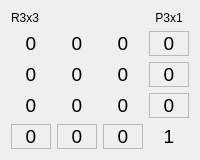
                  <widget class="QWidget" name="tabWidgetPage1_2">
                   <attribute name="title">
                    <string>1DOF</string>
                   </attribute>
                   <layout class="QGridLayout" name="gridLayout_2">
                    <item row="0" column="0">
                     <layout class="QGridLayout" name="gridLayout_35">
                      <item row="1" column="2">
                       <widget class="QLabel" name="label_1MT1x3">
                        <property name="frameShape">
                         <enum>QFrame::NoFrame</enum>
                        </property>
                        <property name="text">
                         <string>&lt;html&gt;&lt;head/&gt;&lt;body&gt;&lt;p&gt;&lt;span style=&quot; font-size:14pt;&quot;&gt;0&lt;/span&gt;&lt;/p&gt;&lt;/body&gt;&lt;/html&gt;</string>
                        </property>
                        <property name="alignment">
                         <set>Qt::AlignCenter</set>
                        </property>
                        <property name="margin">
                         <number>0</number>
                        </property>
                       </widget>
                      </item>
                      <item row="2" column="1">
                       <widget class="QLabel" name="label_1MT2x2">
                        <property name="frameShape">
                         <enum>QFrame::NoFrame</enum>
                        </property>
                        <property name="text">
                         <string>&lt;html&gt;&lt;head/&gt;&lt;body&gt;&lt;p&gt;&lt;span style=&quot; font-size:14pt;&quot;&gt;0&lt;/span&gt;&lt;/p&gt;&lt;/body&gt;&lt;/html&gt;</string>
                        </property>
                        <property name="alignment">
                         <set>Qt::AlignCenter</set>
                        </property>
                        <property name="margin">
                         <number>0</number>
                        </property>
                       </widget>
                      </item>
                      <item row="2" column="0">
                       <widget class="QLabel" name="label_1MT2x1">
                        <property name="frameShape">
                         <enum>QFrame::NoFrame</enum>
                        </property>
                        <property name="text">
                         <string>&lt;html&gt;&lt;head/&gt;&lt;body&gt;&lt;p&gt;&lt;span style=&quot; font-size:14pt;&quot;&gt;0&lt;/span&gt;&lt;/p&gt;&lt;/body&gt;&lt;/html&gt;</string>
                        </property>
                        <property name="alignment">
                         <set>Qt::AlignCenter</set>
                        </property>
                        <property name="margin">
                         <number>0</number>
                        </property>
                       </widget>
                      </item>
                      <item row="1" column="3">
                       <widget class="QLabel" name="label_1MT1x4">
                        <property name="frameShape">
                         <enum>QFrame::StyledPanel</enum>
                        </property>
                        <property name="lineWidth">
                         <number>8</number>
                        </property>
                        <property name="midLineWidth">
                         <number>2</number>
                        </property>
                        <property name="text">
                         <string>&lt;html&gt;&lt;head/&gt;&lt;body&gt;&lt;p&gt;&lt;span style=&quot; font-size:14pt;&quot;&gt;0&lt;/span&gt;&lt;/p&gt;&lt;/body&gt;&lt;/html&gt;</string>
                        </property>
                        <property name="alignment">
                         <set>Qt::AlignCenter</set>
                        </property>
                        <property name="margin">
                         <number>0</number>
                        </property>
                       </widget>
                      </item>
                      <item row="1" column="1">
                       <widget class="QLabel" name="label_1MT1x2">
                        <property name="frameShape">
                         <enum>QFrame::NoFrame</enum>
                        </property>
                        <property name="text">
                         <string>&lt;html&gt;&lt;head/&gt;&lt;body&gt;&lt;p&gt;&lt;span style=&quot; font-size:14pt;&quot;&gt;0&lt;/span&gt;&lt;/p&gt;&lt;/body&gt;&lt;/html&gt;</string>
                        </property>
                        <property name="alignment">
                         <set>Qt::AlignCenter</set>
                        </property>
                        <property name="margin">
                         <number>0</number>
                        </property>
                       </widget>
                      </item>
                      <item row="3" column="3">
                       <widget class="QLabel" name="label_1MT3x4">
                        <property name="frameShape">
                         <enum>QFrame::StyledPanel</enum>
                        </property>
                        <property name="lineWidth">
                         <number>8</number>
                        </property>
                        <property name="midLineWidth">
                         <number>2</number>
                        </property>
                        <property name="text">
                         <string>&lt;html&gt;&lt;head/&gt;&lt;body&gt;&lt;p&gt;&lt;span style=&quot; font-size:14pt;&quot;&gt;0&lt;/span&gt;&lt;/p&gt;&lt;/body&gt;&lt;/html&gt;</string>
                        </property>
                        <property name="alignment">
                         <set>Qt::AlignCenter</set>
                        </property>
                        <property name="margin">
                         <number>0</number>
                        </property>
                       </widget>
                      </item>
                      <item row="3" column="1">
                       <widget class="QLabel" name="label_1MT3x2">
                        <property name="frameShape">
                         <enum>QFrame::NoFrame</enum>
                        </property>
                        <property name="text">
                         <string>&lt;html&gt;&lt;head/&gt;&lt;body&gt;&lt;p&gt;&lt;span style=&quot; font-size:14pt;&quot;&gt;0&lt;/span&gt;&lt;/p&gt;&lt;/body&gt;&lt;/html&gt;</string>
                        </property>
                        <property name="alignment">
                         <set>Qt::AlignCenter</set>
                        </property>
                        <property name="margin">
                         <number>0</number>
                        </property>
                       </widget>
                      </item>
                      <item row="1" column="0">
                       <widget class="QLabel" name="label_1MT1x1">
                        <property name="frameShape">
                         <enum>QFrame::NoFrame</enum>
                        </property>
                        <property name="text">
                         <string>&lt;html&gt;&lt;head/&gt;&lt;body&gt;&lt;p&gt;&lt;span style=&quot; font-size:14pt;&quot;&gt;0&lt;/span&gt;&lt;/p&gt;&lt;/body&gt;&lt;/html&gt;</string>
                        </property>
                        <property name="alignment">
                         <set>Qt::AlignCenter</set>
                        </property>
                        <property name="margin">
                         <number>0</number>
                        </property>
                       </widget>
                      </item>
                      <item row="3" column="0">
                       <widget class="QLabel" name="label_1MT3x1">
                        <property name="frameShape">
                         <enum>QFrame::NoFrame</enum>
                        </property>
                        <property name="text">
                         <string>&lt;html&gt;&lt;head/&gt;&lt;body&gt;&lt;p&gt;&lt;span style=&quot; font-size:14pt;&quot;&gt;0&lt;/span&gt;&lt;/p&gt;&lt;/body&gt;&lt;/html&gt;</string>
                        </property>
                        <property name="alignment">
                         <set>Qt::AlignCenter</set>
                        </property>
                        <property name="margin">
                         <number>0</number>
                        </property>
                       </widget>
                      </item>
                      <item row="3" column="2">
                       <widget class="QLabel" name="label_1MT3x3">
                        <property name="frameShape">
                         <enum>QFrame::NoFrame</enum>
                        </property>
                        <property name="text">
                         <string>&lt;html&gt;&lt;head/&gt;&lt;body&gt;&lt;p&gt;&lt;span style=&quot; font-size:14pt;&quot;&gt;0&lt;/span&gt;&lt;/p&gt;&lt;/body&gt;&lt;/html&gt;</string>
                        </property>
                        <property name="alignment">
                         <set>Qt::AlignCenter</set>
                        </property>
                        <property name="margin">
                         <number>0</number>
                        </property>
                       </widget>
                      </item>
                      <item row="2" column="2">
                       <widget class="QLabel" name="label_1MT2x3">
                        <property name="frameShape">
                         <enum>QFrame::NoFrame</enum>
                        </property>
                        <property name="text">
                         <string>&lt;html&gt;&lt;head/&gt;&lt;body&gt;&lt;p&gt;&lt;span style=&quot; font-size:14pt;&quot;&gt;0&lt;/span&gt;&lt;/p&gt;&lt;/body&gt;&lt;/html&gt;</string>
                        </property>
                        <property name="alignment">
                         <set>Qt::AlignCenter</set>
                        </property>
                        <property name="margin">
                         <number>0</number>
                        </property>
                       </widget>
                      </item>
                      <item row="2" column="3">
                       <widget class="QLabel" name="label_1MT2x4">
                        <property name="frameShape">
                         <enum>QFrame::StyledPanel</enum>
                        </property>
                        <property name="lineWidth">
                         <number>8</number>
                        </property>
                        <property name="midLineWidth">
                         <number>2</number>
                        </property>
                        <property name="text">
                         <string>&lt;html&gt;&lt;head/&gt;&lt;body&gt;&lt;p&gt;&lt;span style=&quot; font-size:14pt;&quot;&gt;0&lt;/span&gt;&lt;/p&gt;&lt;/body&gt;&lt;/html&gt;</string>
                        </property>
                        <property name="alignment">
                         <set>Qt::AlignCenter</set>
                        </property>
                        <property name="margin">
                         <number>0</number>
                        </property>
                       </widget>
                      </item>
                      <item row="4" column="0">
                       <widget class="QLabel" name="label_1MT4x1">
                        <property name="frameShape">
                         <enum>QFrame::StyledPanel</enum>
                        </property>
                        <property name="frameShadow">
                         <enum>QFrame::Sunken</enum>
                        </property>
                        <property name="text">
                         <string>&lt;html&gt;&lt;head/&gt;&lt;body&gt;&lt;p&gt;&lt;span style=&quot; font-size:14pt;&quot;&gt;0&lt;/span&gt;&lt;/p&gt;&lt;/body&gt;&lt;/html&gt;</string>
                        </property>
                        <property name="alignment">
                         <set>Qt::AlignCenter</set>
                        </property>
                        <property name="margin">
                         <number>0</number>
                        </property>
                       </widget>
                      </item>
                      <item row="4" column="1">
                       <widget class="QLabel" name="label_1MT4x2">
                        <property name="frameShape">
                         <enum>QFrame::StyledPanel</enum>
                        </property>
                        <property name="frameShadow">
                         <enum>QFrame::Sunken</enum>
                        </property>
                        <property name="text">
                         <string>&lt;html&gt;&lt;head/&gt;&lt;body&gt;&lt;p&gt;&lt;span style=&quot; font-size:14pt;&quot;&gt;0&lt;/span&gt;&lt;/p&gt;&lt;/body&gt;&lt;/html&gt;</string>
                        </property>
                        <property name="alignment">
                         <set>Qt::AlignCenter</set>
                        </property>
                        <property name="margin">
                         <number>0</number>
                        </property>
                       </widget>
                      </item>
                      <item row="4" column="2">
                       <widget class="QLabel" name="label_1MT4x3">
                        <property name="frameShape">
                         <enum>QFrame::StyledPanel</enum>
                        </property>
                        <property name="frameShadow">
                         <enum>QFrame::Sunken</enum>
                        </property>
                        <property name="text">
                         <string>&lt;html&gt;&lt;head/&gt;&lt;body&gt;&lt;p&gt;&lt;span style=&quot; font-size:14pt;&quot;&gt;0&lt;/span&gt;&lt;/p&gt;&lt;/body&gt;&lt;/html&gt;</string>
                        </property>
                        <property name="alignment">
                         <set>Qt::AlignCenter</set>
                        </property>
                        <property name="margin">
                         <number>0</number>
                        </property>
                       </widget>
                      </item>
                      <item row="4" column="3">
                       <widget class="QLabel" name="label_1MT4x4">
                        <property name="frameShape">
                         <enum>QFrame::NoFrame</enum>
                        </property>
                        <property name="text">
                         <string>&lt;html&gt;&lt;head/&gt;&lt;body&gt;&lt;p&gt;&lt;span style=&quot; font-size:14pt;&quot;&gt;1&lt;/span&gt;&lt;/p&gt;&lt;/body&gt;&lt;/html&gt;</string>
                        </property>
                        <property name="alignment">
                         <set>Qt::AlignCenter</set>
                        </property>
                        <property name="margin">
                         <number>0</number>
                        </property>
                       </widget>
                      </item>
                      <item row="0" column="3">
                       <widget class="QLabel" name="label_83">
                        <property name="text">
                         <string>P3x1</string>
                        </property>
                        <property name="alignment">
                         <set>Qt::AlignCenter</set>
                        </property>
                       </widget>
                      </item>
                      <item row="0" column="0">
                       <widget class="QLabel" name="label_84">
                        <property name="text">
                         <string>R3x3</string>
                        </property>
                       </widget>
                      </item>
                     </layout>
                    </item>
                   </layout>
                  </widget>
